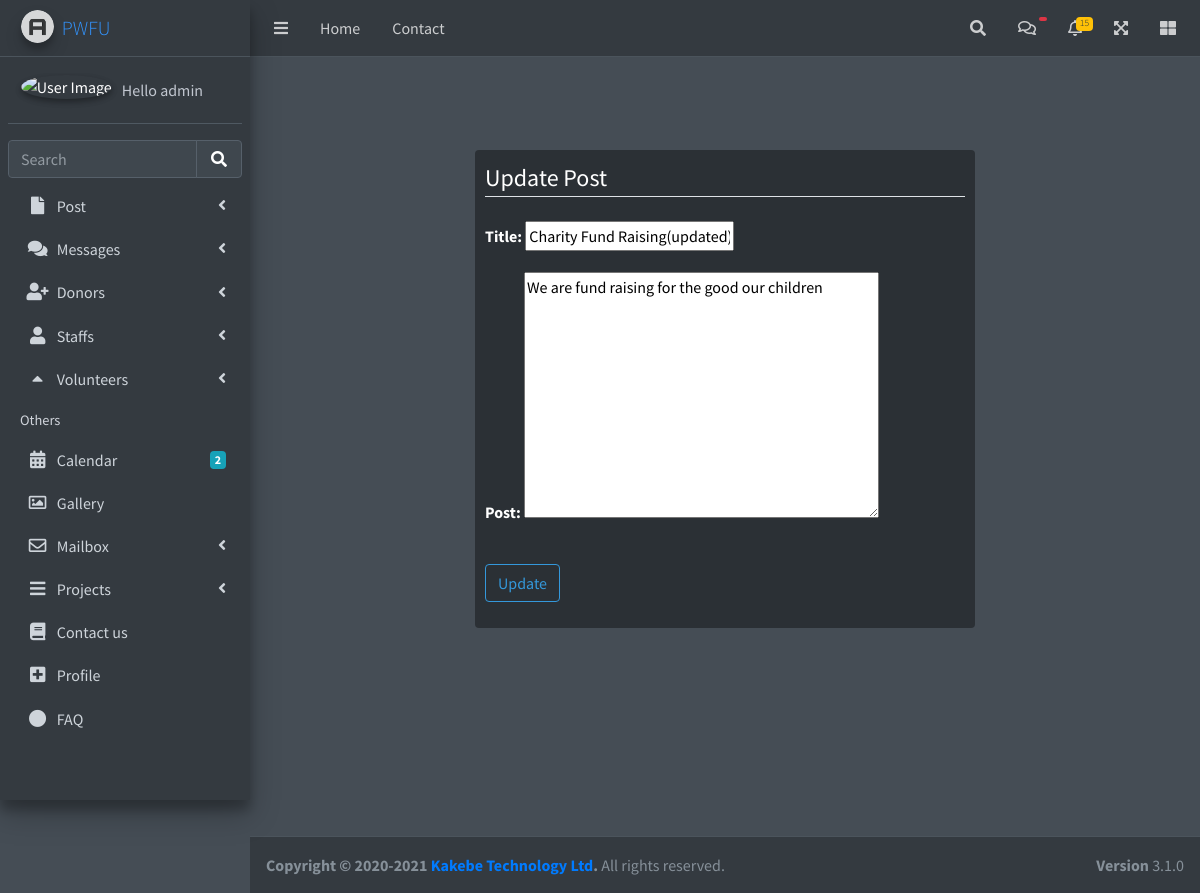
Screenshot of /update_post/4/ (signed in) with the database file from the repository.
### purewish/models.py (models this page shows, shortened)
class Posts(models.Model):
    title = models.CharField(max_length=200)
    post = models.TextField(max_length=200)
    updated = models.DateTimeField(auto_now=True)
    date_posted = models.DateTimeField(auto_now_add=True)
    author = models.ForeignKey(User, on_delete=models.CASCADE)

### purewish/views.py (the view, shortened to what this page needs)
# urls.py: path('update_post/<str:id>/', views.update_post, name='update-post'),
@login_required(login_url='login')
def update_post(request, id):
    post = Posts.objects.get(id=id)
    form = AddPostForm(instance=post)
    context = {'form': form}
    return render(request, 'purewish/update_post.html', context)

### purewish/forms.py
class AddPostForm(forms.ModelForm):
    class Meta:
        model = Posts
        fields = ['title', 'post']

### purewish/templates/purewish/update_post.html (shortened to what this page needs)
{% extends 'base.html' %}
{% block content %}
<div class="content-wrapper">
  <div class="post-card">
    <form action="" method="POST">
      <fieldset class="form-group">
          <legend class="border-bottom mb-4">Update Post</legend>
          {{ form.as_p }}
      </fieldset>
      <div class="form-group">
          <button class="btn btn-outline-info" type="submit">Update</button>
      </div>
    </form>
  </div>
</div>
{% endblock content %}

### templates/base.html (shortened to what this page needs)
{% load static %}
{% load widget_tweaks %}
{% load postman_tags %}
<!DOCTYPE html>
<html>
<head>
	<link rel="stylesheet" href="{% static 'css/all.min.css' %}">
	<link rel="stylesheet" href="{% static 'css/OverlayScrollbars.min.css' %}">
	<link rel="stylesheet" href="{% static 'css/icheck-bootstrap.min.css' %}">
	<link rel="stylesheet" href="{% static 'css/ekko-lightbox.css' %}">
	<link rel="stylesheet" href="{% static 'css/adminlte.css' %}">
	<link rel="stylesheet" href="{% static 'css/main.css' %}">
	<link rel="stylesheet" href="{% static 'css/post.css' %}">
	<link rel="stylesheet" href="{% static 'css/jquery-ui.css' %}">
</head>
<body class="hold-transition dark-mode sidebar-mini layout-fixed layout-navbar-fixed layout-footer-fixed">
	<div class="wrapper">
		<nav class="main-header navbar navbar-expand navbar-dark">
		    <ul class="navbar-nav">
		      <li class="nav-item">
		        <a class="nav-link" data-widget="pushmenu" href="#" role="button"><i class="fas fa-bars"></i></a>
		      </li>
		      <li class="nav-item d-none d-sm-inline-block">
		        <a href="{% url 'home' %}" class="nav-link">Home</a>
		      </li>
		      <li class="nav-item d-none d-sm-inline-block">
		        <a href="#" class="nav-link">Contact</a>
		      </li>
		    </ul>
		    <ul class="navbar-nav ml-auto">
			    <li class="nav-item">
			        <a class="nav-link" data-widget="navbar-search" href="#" role="button">
			          <i class="fas fa-search"></i>
			        </a>
			    </li>
		      <li class="nav-item dropdown">
		        <a class="nav-link" data-toggle="dropdown" href="#">
		          <i class="far fa-comments"></i>
		          {% postman_unread as unread_count %}
		          {% if unread_count != 0 %}
		          <span class="badge badge-danger navbar-badge">
		          </span>
		          {% endif %}
		        </a>
		      </li>
		      <li class="nav-item dropdown">
		        <a class="nav-link" data-toggle="dropdown" href="#">
		          <i class="far fa-bell"></i>
		          <span class="badge badge-warning navbar-badge">15</span>
		        </a>
		          {% postman_unread as unread_count %}
		      </li>
		      <li class="nav-item">
		        <a class="nav-link" data-widget="fullscreen" href="#" role="button">
		          <i class="fas fa-expand-arrows-alt"></i>
		        </a>
		      </li>
		      <li class="nav-item">
		        <a class="nav-link" data-widget="control-sidebar" data-slide="true" href="#" role="button">
		          <i class="fas fa-th-large"></i>
		        </a>
		      </li>
		    </ul>
		</nav>
		<aside class="main-sidebar sidebar-dark-primary elevation-4 ext-bottom">
		    <a href="index.html" class="brand-link">
		      <img src="{% static 'images/AdminLTELogo.png' %}" alt="AdminLTE Logo" class="brand-image img-circle elevation-3" style="opacity: .8">
		      <span class="brand-text font-weight-light">PWFU</span>
		    </a>
		    <div class="sidebar">
		      {% if request.user.is_authenticated %}
		      <div class="user-panel mt-3 pb-3 mb-3 d-flex">
		        <div class="image">
		          <img src="{{user.profile.image.url}}" class="img-circle elevation-2" alt="User Image">
		        </div>
		        <div class="info">
		          <a href="logout.html" class="d-block">
		          Hello {{user}}
		          </a>
		        </div>
		      </div>
		      {% else %}
		       <div class="user-panel mt-3 pb-3 mb-3 d-flex">
		        <div class="image">
		          <img src="{% static 'images/avatar-svg.png' %}" class="img-circle elevation-2" alt="User Image">
		        </div>
		      </div>
		      {% endif %}
		      <div class="form-inline">
		      	{% if page == 'stuff_page' %}
		      	<form class="form-inline" method="GET" action="">
			        <div class="input-group">
			          <input class="form-control form-control-sidebar" name="q" type="search" placeholder="Search" aria-label="Search">
			          <div class="input-group-append">
			            <button class="btn btn-sidebar" type="submit">
			              <i class="fas fa-search fa-fw"></i>
			            </button>
			          </div>
			        </div>
		        </form>
		        {% else %}
		        <form class="form-inline" method="GET" action="">
			        <div class="input-group">
			          <input class="form-control form-control-sidebar" name="q" type="search" placeholder="Search" aria-label="Search">
			          <div class="input-group-append">
			            <button class="btn btn-sidebar" type="submit">
			              <i class="fas fa-search fa-fw"></i>
			            </button>
			          </div>
			        </div>
		        </form>
		        {% endif %}
		      </div>
		      <nav class="mt-2">
		        <ul class="nav nav-pills nav-sidebar flex-column" data-widget="treeview" role="menu" data-accordion="false">
		          <li class="nav-item">
		            <a href="#" class="nav-link">
		              <i class="nav-icon fas fa-file"></i>
		              <p>
		                Post
		                <i class="right fas fa-angle-left"></i>
		              </p>
		            </a>
		          </li>
		          <li class="nav-item">
		            <a href="#" class="nav-link">
		              <i class="nav-icon fas fa-comments"></i>
		              <p>
		                Messages
		                <i class="fas fa-angle-left right"></i>
		              </p>
		            </a>
		          </li>
		          <li class="nav-item">
		            <a href="#" class="nav-link">
		              <i class="nav-icon fas fa-user-plus"></i>
		              <p>
		                Donors
		                <i class="fas fa-angle-left right"></i>
		              </p>
		            </a>
		          </li>
		          <li class="nav-item">
		            <a href="#" class="nav-link">
		              <i class="nav-icon fas fa-user"></i>
		              <p>
		                Staffs
		                <i class="fas fa-angle-left right"></i>
		              </p>
		            </a>
		          </li>
		          <li class="nav-item">
		            <a href="#" class="nav-link">
		              <i class="nav-icon fas fa-caret-up"></i>
		              <p>
		                Volunteers
		                <i class="fas fa-angle-left right"></i>
		              </p>
		            </a>
		          </li>
		          <li class="nav-header">Others</li>
		          <li class="nav-item">
		            <a href="{% url 'calendar' %}" class="nav-link">
		              <i class="nav-icon fas fa-calendar-alt"></i>
		              <p>
		                Calendar
		                <span class="badge badge-info right">2</span>
		              </p>
		            </a>
		          </li>
		          <li class="nav-item">
		            <a href="{% url 'gallery' %}" class="nav-link">
		              <i class="nav-icon far fa-image"></i>
		              <p>
		                Gallery
		              </p>
		            </a>
		          </li>
		          <li class="nav-item">
		            <a href="#" class="nav-link">
		              <i class="nav-icon far fa-envelope"></i>
		              <p>
		                Mailbox
		                <i class="fas fa-angle-left right"></i>
		              </p>
		            </a>
		          </li>
		          <li class="nav-item">
		            <a href="#" class="nav-link">
		              <i class="nav-icon fas fa-bars"></i>
		              <p>
		                Projects
		                <i class="fas fa-angle-left right"></i>
		              </p>
		            </a>
		          </li>
		              <li class="nav-item">
		                <a href="pages/examples/contact-us.html" class="nav-link">
		                  <i class="nav-icon fas fa-book"></i>
		                  <p>Contact us</p>
		                </a>
		              </li>
		              <li class="nav-item">
		                <a href="{% url 'profile' %}" class="nav-link">
		                  <i class="nav-icon fas fa-plus-square"></i>
		                  <p>Profile</p>
		                </a>
		              </li>
		              <li class="nav-item">
		                <a href="pages/examples/faq.html" class="nav-link">
		                  <i class="nav-icon fas fa-circle"></i>
		                  <p>FAQ</p>
		                </a>
		              </li>
		        </ul>
		      </nav>
		    </div>
		</aside>
		{% block content %}{% endblock content %}
		<footer class="main-footer">
			<strong>Copyright &copy; 2020-2021 <a href="https://service@kakebe.com">Kakebe Technology Ltd</a>.</strong>
		All rights reserved.
			<div class="float-right d-none d-sm-inline-block">
			  <b>Version</b> 3.1.0
			</div>
		</footer>
	</div>
</body>
</html>

### purewish/static/css/main.css (style rules this page uses)
:root { --fc-daygrid-event-dot-width: 8px; }
:root { --fc-list-event-dot-width: 10px; --fc-list-event-hover-bg-color: #f5f5f5; }

### purewish/static/css/post.css (style rules this page uses)
.post-card { position: relative; background-color: #2b3035; border-radius: 4px; margin: auto; align-items: center; justify-content: center; padding: 10px; margin-left: auto; margin-top: 150px; width: 500px; height: auto; }

### templates/base.html (style rules this page uses)
.ext-bottom { padding-bottom: 140px; }

### rows the page displays
Posts: title "Charity Fund Raising(updated)", post "We are fund raising for the good our children"

### other values shown
{{ user }} "admin"
